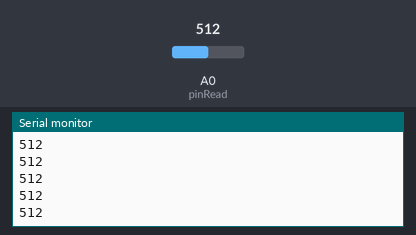
Recording of a sketch running on a simulated Arduino Uno, built with avr-gcc and run on an emulated ATmega328P. Shown: the last lines printed to the serial monitor. The test bench sets the inputs (shaded band); at power-on: A0 (pinRead) = 512.

Above: at 1.2 s.
1.3 s: A0 (pinRead) set to 716
At 1.56 s:
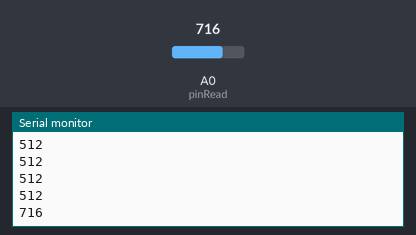
2.8 s: A0 (pinRead) set to 900
At 2.96 s:
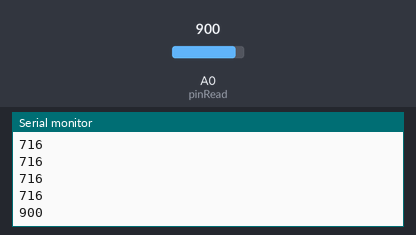
Timing chart, 0 to 5.8 s (numbered marks = the images above; inputs shaded):
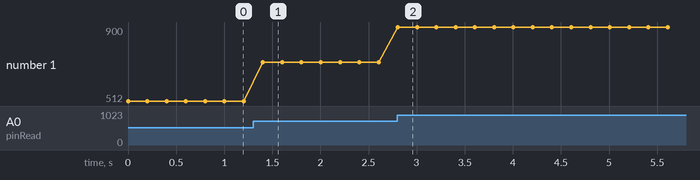

Measured:
- after the input at 1.3 s, the serial monitor: prints a new line after 0.10 s (image 1)
- after the input at 2.8 s, the serial monitor: prints a new line at once (image 2)
- plotted number 1: 512 → 716 after the input at 1.3 s, 716 → 900 after the input at 2.8 s

The sketch:

Check_photores.ino
```cpp
const char pinRead = A0;
int a = 0;
int b = 0;

void setup() {
  // put your setup code here, to run once:
pinMode(pinRead, INPUT);
Serial.begin(9600);
}

void loop() {
  // put your main code here, to run repeatedly:
  a = analogRead(pinRead);
  Serial.println (a);
  delay(200);

}
```
